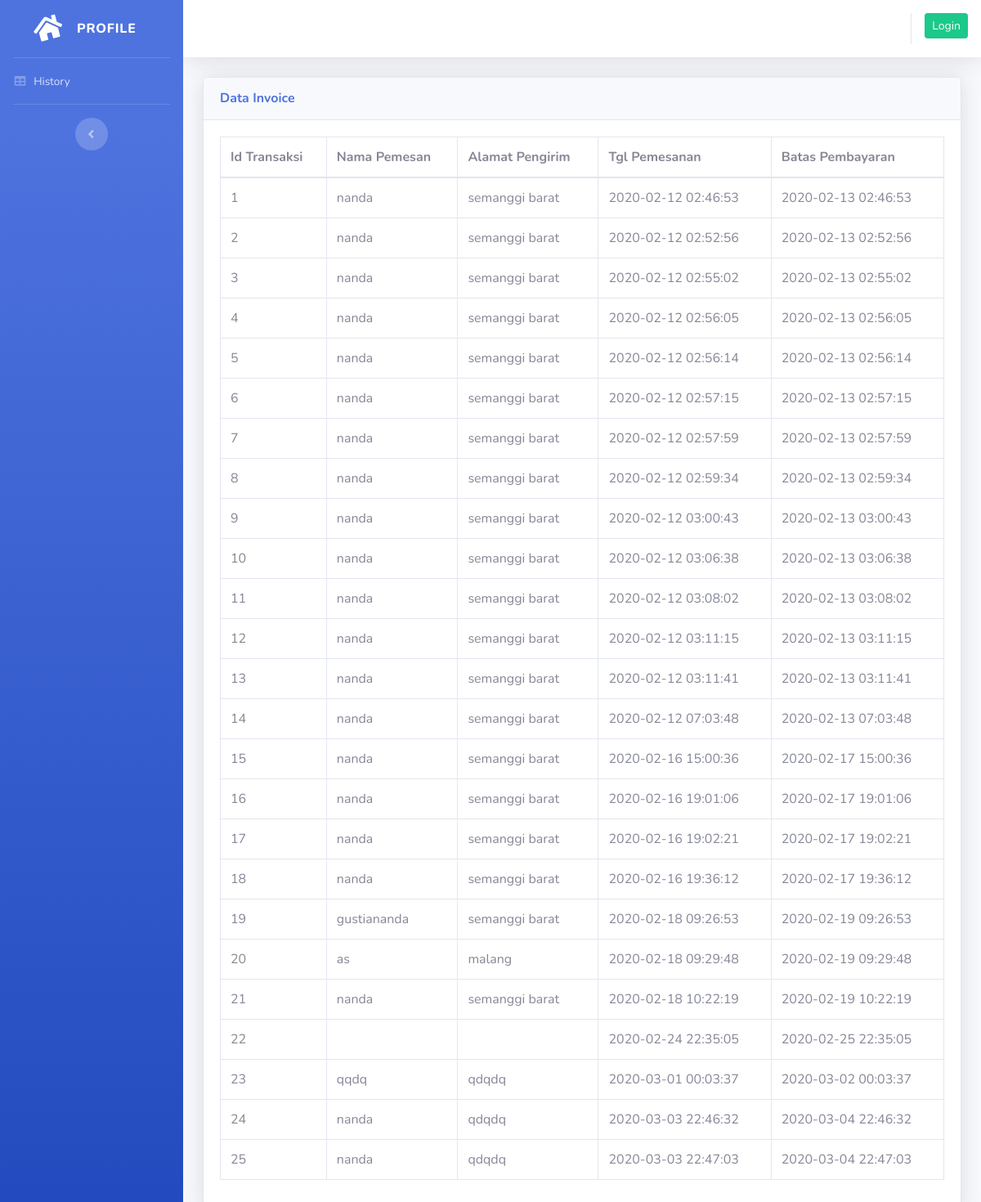
The page /Proyek/index.php/history on the database as committed earlier.
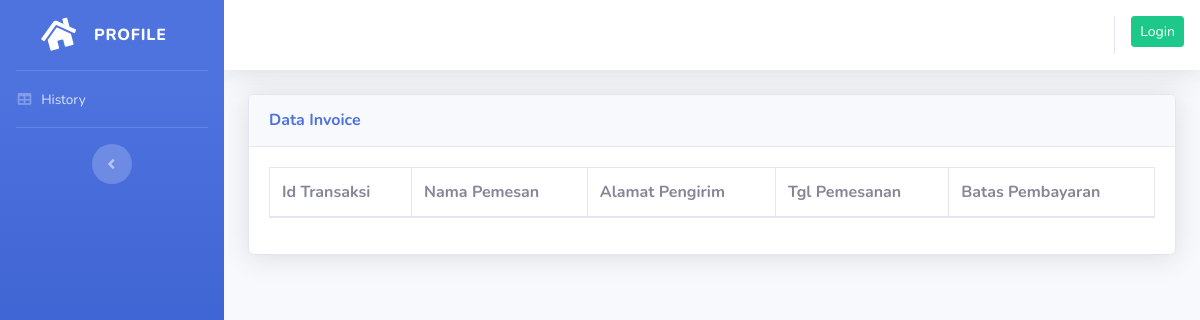
The same page on the database as committed later.
### tables this page shows
CREATE TABLE `transaksi` (
  `id` int(11) NOT NULL,
  `id_user` int(11) NOT NULL,
  `nama` varchar(100) NOT NULL,
  `alamat` varchar(100) NOT NULL,
  `tglPesan` datetime NOT NULL,
  `batasBayar` datetime NOT NULL
);

### Proyek/application/controllers/History.php (called while the page is built, shortened)
<?php
    class History extends CI_Controller {
        public function index()
        {
            $id = $this->session->flashdata('id_user');
            $data['invoice'] = $this->model_history->tampil_data($id);
            $this->load->view('Template_user/header');
            $this->load->view('Template_user/sidebar');
            $this->load->view('Admin/History',$data) ;
            $this->load->view('Template_user/footer');
        }
    }
?>

### Proyek/index.php (called while the page is built, shortened)
<?php
require_once BASEPATH.'core/CodeIgniter.php';

### Proyek/application/models/model_history.php (called while the page is built, shortened)
<?php
    class model_history extends CI_Model {
        public function tampil_data($id){
            $result = $this->db->where('id_user',$id)->get('transaksi');
            if($result->num_rows() > 0){
                return $result->result();
            }else {
                return FALSE;
            }
        }
    }
?>

### Proyek/application/views/Admin/History.php (the view)
<div class="container-fluid">
<div class="card shadow mb-4">
<div class="card-header py-3">
    <h6 class="m-0 font-weight-bold text-primary">Data Invoice</h6>
</div>
<div class="card-body">
    <div class="table-responsive">
    <table class="table table-bordered" id="dataTable" width="100%" cellspacing="0">
        <thead>
        <tr>
            <th>Id Transaksi</th>
            <th>Nama Pemesan</th>
            <th>Alamat Pengirim</th>
            <th>Tgl Pemesanan</th>
            <th>Batas Pembayaran</th>
        </tr>
        </thead>
        <tbody>
        <?php foreach($invoice as $inv):?>
            <tr>
                <td><?php echo $inv->id ?></td>
                <td><?php echo $inv->nama ?></td>
                <td><?php echo $inv->alamat ?></td>
                <td><?php echo $inv->tglPesan ?></td>
                <td><?php echo $inv->batasBayar ?></td>
            </tr>
        <?php endforeach; ?>
        </tbody>
    </table>
    </div>
</div>
</div>
</div>

Rows that differ between the two databases and show on the page:
no longer on this page (row edited): transaksi: id "1", nama "nanda", alamat "semanggi barat", tglPesan "2020-02-12 02:46:53", batasBayar "2020-02-13 02:46:53"
no longer on this page (row edited): transaksi: id "2", nama "nanda", alamat "semanggi barat", tglPesan "2020-02-12 02:52:56", batasBayar "2020-02-13 02:52:56"
no longer on this page (row edited): transaksi: id "3", nama "nanda", alamat "semanggi barat", tglPesan "2020-02-12 02:55:02", batasBayar "2020-02-13 02:55:02"
removed transaksi: id "4", nama "nanda", alamat "semanggi barat", tglPesan "2020-02-12 02:56:05", batasBayar "2020-02-13 02:56:05"
removed transaksi: id "5", nama "nanda", alamat "semanggi barat", tglPesan "2020-02-12 02:56:14", batasBayar "2020-02-13 02:56:14"
removed transaksi: id "6", nama "nanda", alamat "semanggi barat", tglPesan "2020-02-12 02:57:15", batasBayar "2020-02-13 02:57:15"
removed transaksi: id "7", nama "nanda", alamat "semanggi barat", tglPesan "2020-02-12 02:57:59", batasBayar "2020-02-13 02:57:59"
removed transaksi: id "8", nama "nanda", alamat "semanggi barat", tglPesan "2020-02-12 02:59:34", batasBayar "2020-02-13 02:59:34"
removed transaksi: id "9", nama "nanda", alamat "semanggi barat", tglPesan "2020-02-12 03:00:43", batasBayar "2020-02-13 03:00:43"
removed transaksi: id "10", nama "nanda", alamat "semanggi barat", tglPesan "2020-02-12 03:06:38", batasBayar "2020-02-13 03:06:38"
removed transaksi: id "11", nama "nanda", alamat "semanggi barat", tglPesan "2020-02-12 03:08:02", batasBayar "2020-02-13 03:08:02"
removed transaksi: id "12", nama "nanda", alamat "semanggi barat", tglPesan "2020-02-12 03:11:15", batasBayar "2020-02-13 03:11:15"
removed transaksi: id "13", nama "nanda", alamat "semanggi barat", tglPesan "2020-02-12 03:11:41", batasBayar "2020-02-13 03:11:41"
removed transaksi: id "14", nama "nanda", alamat "semanggi barat", tglPesan "2020-02-12 07:03:48", batasBayar "2020-02-13 07:03:48"
removed transaksi: id "15", nama "nanda", alamat "semanggi barat", tglPesan "2020-02-16 15:00:36", batasBayar "2020-02-17 15:00:36"
removed transaksi: id "16", nama "nanda", alamat "semanggi barat", tglPesan "2020-02-16 19:01:06", batasBayar "2020-02-17 19:01:06"
removed transaksi: id "17", nama "nanda", alamat "semanggi barat", tglPesan "2020-02-16 19:02:21", batasBayar "2020-02-17 19:02:21"
removed transaksi: id "18", nama "nanda", alamat "semanggi barat", tglPesan "2020-02-16 19:36:12", batasBayar "2020-02-17 19:36:12"
no longer on this page (row edited): transaksi: id "19", nama "gustiananda", alamat "semanggi barat", tglPesan "2020-02-18 09:26:53", batasBayar "2020-02-19 09:26:53"
removed transaksi: id "20", nama "as", alamat "malang", tglPesan "2020-02-18 09:29:48", batasBayar "2020-02-19 09:29:48"
removed transaksi: id "21", nama "nanda", alamat "semanggi barat", tglPesan "2020-02-18 10:22:19", batasBayar "2020-02-19 10:22:19"
removed transaksi: id "22", tglPesan "2020-02-24 22:35:05", batasBayar "2020-02-25 22:35:05"
removed transaksi: id "23", nama "qqdq", alamat "qdqdq", tglPesan "2020-03-01 00:03:37", batasBayar "2020-03-02 00:03:37"
removed transaksi: id "24", nama "nanda", alamat "qdqdq", tglPesan "2020-03-03 22:46:32", batasBayar "2020-03-04 22:46:32"
removed transaksi: id "25", nama "nanda", alamat "qdqdq", tglPesan "2020-03-03 22:47:03", batasBayar "2020-03-04 22:47:03"
